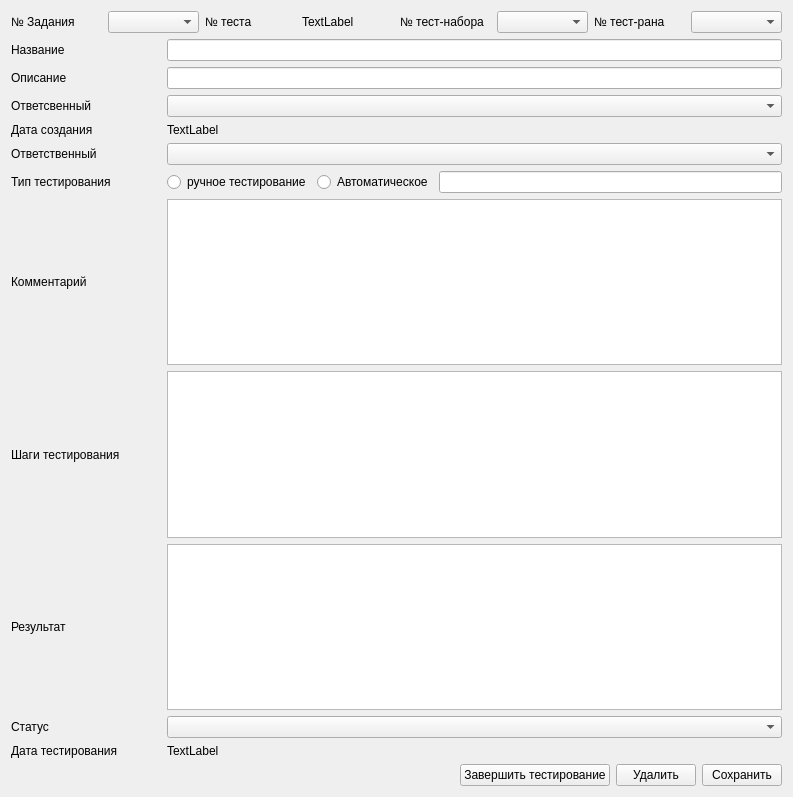
<?xml version="1.0" encoding="UTF-8"?>
<ui version="4.0">
 <class>Edit_test_case</class>
 <widget class="QWidget" name="Edit_test_case">
  <property name="geometry">
   <rect>
    <x>0</x>
    <y>0</y>
    <width>793</width>
    <height>797</height>
   </rect>
  </property>
  <property name="windowTitle">
   <string>Form</string>
  </property>
  <layout class="QVBoxLayout" name="verticalLayout_2">
   <item>
    <layout class="QVBoxLayout" name="verticalLayout">
     <item>
      <layout class="QHBoxLayout" name="horizontalLayout">
       <item>
        <widget class="QLabel" name="id_task_label">
         <property name="text">
          <string>№ Задания</string>
         </property>
        </widget>
       </item>
       <item>
        <widget class="QComboBox" name="comboBox"/>
       </item>
       <item>
        <widget class="QLabel" name="id_test_label">
         <property name="text">
          <string>№ теста</string>
         </property>
        </widget>
       </item>
       <item>
        <widget class="QLabel" name="id_test">
         <property name="text">
          <string>TextLabel</string>
         </property>
        </widget>
       </item>
       <item>
        <widget class="QLabel" name="id_test_case_label">
         <property name="text">
          <string>№ тест-набора</string>
         </property>
        </widget>
       </item>
       <item>
        <widget class="QComboBox" name="comboBox_2"/>
       </item>
       <item>
        <widget class="QLabel" name="id_test_run_label">
         <property name="text">
          <string>№ тест-рана</string>
         </property>
        </widget>
       </item>
       <item>
        <widget class="QComboBox" name="comboBox_3"/>
       </item>
      </layout>
     </item>
     <item>
      <layout class="QHBoxLayout" name="horizontalLayout_2">
       <item>
        <widget class="QLabel" name="name_label">
         <property name="minimumSize">
          <size>
           <width>150</width>
           <height>0</height>
          </size>
         </property>
         <property name="maximumSize">
          <size>
           <width>150</width>
           <height>16777215</height>
          </size>
         </property>
         <property name="text">
          <string>Название</string>
         </property>
        </widget>
       </item>
       <item>
        <widget class="QLineEdit" name="lineEdit"/>
       </item>
      </layout>
     </item>
     <item>
      <layout class="QHBoxLayout" name="horizontalLayout_3">
       <item>
        <widget class="QLabel" name="descryption_label">
         <property name="minimumSize">
          <size>
           <width>150</width>
           <height>0</height>
          </size>
         </property>
         <property name="maximumSize">
          <size>
           <width>150</width>
           <height>16777215</height>
          </size>
         </property>
         <property name="text">
          <string>Описание</string>
         </property>
        </widget>
       </item>
       <item>
        <widget class="QLineEdit" name="lineEdit_2"/>
       </item>
      </layout>
     </item>
     <item>
      <layout class="QHBoxLayout" name="horizontalLayout_4">
       <item>
        <widget class="QLabel" name="initiator_label">
         <property name="minimumSize">
          <size>
           <width>150</width>
           <height>0</height>
          </size>
         </property>
         <property name="maximumSize">
          <size>
           <width>150</width>
           <height>16777215</height>
          </size>
         </property>
         <property name="text">
          <string>Ответсвенный</string>
         </property>
        </widget>
       </item>
       <item>
        <widget class="QComboBox" name="comboBox_4"/>
       </item>
      </layout>
     </item>
     <item>
      <layout class="QHBoxLayout" name="horizontalLayout_5">
       <item>
        <widget class="QLabel" name="data_creation_label">
         <property name="minimumSize">
          <size>
           <width>150</width>
           <height>0</height>
          </size>
         </property>
         <property name="maximumSize">
          <size>
           <width>150</width>
           <height>16777215</height>
          </size>
         </property>
         <property name="text">
          <string>Дата создания</string>
         </property>
        </widget>
       </item>
       <item>
        <widget class="QLabel" name="data_creation">
         <property name="text">
          <string>TextLabel</string>
         </property>
        </widget>
       </item>
      </layout>
     </item>
     <item>
      <layout class="QHBoxLayout" name="horizontalLayout_6">
       <item>
        <widget class="QLabel" name="worker_label">
         <property name="minimumSize">
          <size>
           <width>150</width>
           <height>0</height>
          </size>
         </property>
         <property name="maximumSize">
          <size>
           <width>150</width>
           <height>16777215</height>
          </size>
         </property>
         <property name="text">
          <string>Ответственный</string>
         </property>
        </widget>
       </item>
       <item>
        <widget class="QComboBox" name="worker"/>
       </item>
      </layout>
     </item>
     <item>
      <layout class="QHBoxLayout" name="horizontalLayout_12">
       <item>
        <widget class="QLabel" name="type_testing_label">
         <property name="minimumSize">
          <size>
           <width>150</width>
           <height>0</height>
          </size>
         </property>
         <property name="text">
          <string>Тип тестирования</string>
         </property>
        </widget>
       </item>
       <item>
        <widget class="QRadioButton" name="hand_radio">
         <property name="text">
          <string>ручное тестирование</string>
         </property>
        </widget>
       </item>
       <item>
        <widget class="QRadioButton" name="auto_radio">
         <property name="text">
          <string>Автоматическое</string>
         </property>
        </widget>
       </item>
       <item>
        <widget class="QLineEdit" name="path_script_edit"/>
       </item>
      </layout>
     </item>
     <item>
      <layout class="QHBoxLayout" name="horizontalLayout_7">
       <item>
        <widget class="QLabel" name="comment_label">
         <property name="minimumSize">
          <size>
           <width>150</width>
           <height>0</height>
          </size>
         </property>
         <property name="maximumSize">
          <size>
           <width>150</width>
           <height>16777215</height>
          </size>
         </property>
         <property name="text">
          <string>Комментарий</string>
         </property>
        </widget>
       </item>
       <item>
        <widget class="QTextEdit" name="comment"/>
       </item>
      </layout>
     </item>
     <item>
      <layout class="QHBoxLayout" name="horizontalLayout_8">
       <item>
        <widget class="QLabel" name="steps_label">
         <property name="minimumSize">
          <size>
           <width>150</width>
           <height>0</height>
          </size>
         </property>
         <property name="maximumSize">
          <size>
           <width>150</width>
           <height>16777215</height>
          </size>
         </property>
         <property name="text">
          <string>Шаги тестирования</string>
         </property>
        </widget>
       </item>
       <item>
        <widget class="QTextEdit" name="steps"/>
       </item>
      </layout>
     </item>
     <item>
      <layout class="QHBoxLayout" name="horizontalLayout_9">
       <item>
        <widget class="QLabel" name="result_label">
         <property name="minimumSize">
          <size>
           <width>150</width>
           <height>0</height>
          </size>
         </property>
         <property name="maximumSize">
          <size>
           <width>150</width>
           <height>16777215</height>
          </size>
         </property>
         <property name="text">
          <string>Результат</string>
         </property>
        </widget>
       </item>
       <item>
        <widget class="QTextEdit" name="result"/>
       </item>
      </layout>
     </item>
     <item>
      <layout class="QHBoxLayout" name="horizontalLayout_10">
       <item>
        <widget class="QLabel" name="status_label">
         <property name="minimumSize">
          <size>
           <width>150</width>
           <height>0</height>
          </size>
         </property>
         <property name="maximumSize">
          <size>
           <width>150</width>
           <height>16777215</height>
          </size>
         </property>
         <property name="text">
          <string>Статус</string>
         </property>
        </widget>
       </item>
       <item>
        <widget class="QComboBox" name="status"/>
       </item>
      </layout>
     </item>
     <item>
      <layout class="QHBoxLayout" name="horizontalLayout_11">
       <item>
        <widget class="QLabel" name="data_testing_label">
         <property name="minimumSize">
          <size>
           <width>150</width>
           <height>0</height>
          </size>
         </property>
         <property name="maximumSize">
          <size>
           <width>150</width>
           <height>16777215</height>
          </size>
         </property>
         <property name="text">
          <string>Дата тестирования</string>
         </property>
        </widget>
       </item>
       <item>
        <widget class="QLabel" name="data_testing">
         <property name="text">
          <string>TextLabel</string>
         </property>
        </widget>
       </item>
      </layout>
     </item>
    </layout>
   </item>
   <item>
    <layout class="QHBoxLayout" name="horizontalLayout_13">
     <item>
      <spacer name="horizontalSpacer">
       <property name="orientation">
        <enum>Qt::Horizontal</enum>
       </property>
       <property name="sizeHint" stdset="0">
        <size>
         <width>40</width>
         <height>20</height>
        </size>
       </property>
      </spacer>
     </item>
     <item>
      <widget class="QPushButton" name="end_testing">
       <property name="text">
        <string>Завершить тестирование</string>
       </property>
      </widget>
     </item>
     <item>
      <widget class="QPushButton" name="delete_2">
       <property name="text">
        <string>Удалить</string>
       </property>
      </widget>
     </item>
     <item>
      <widget class="QPushButton" name="save">
       <property name="text">
        <string>Сохранить</string>
       </property>
      </widget>
     </item>
    </layout>
   </item>
  </layout>
 </widget>
 <resources/>
 <connections/>
</ui>
